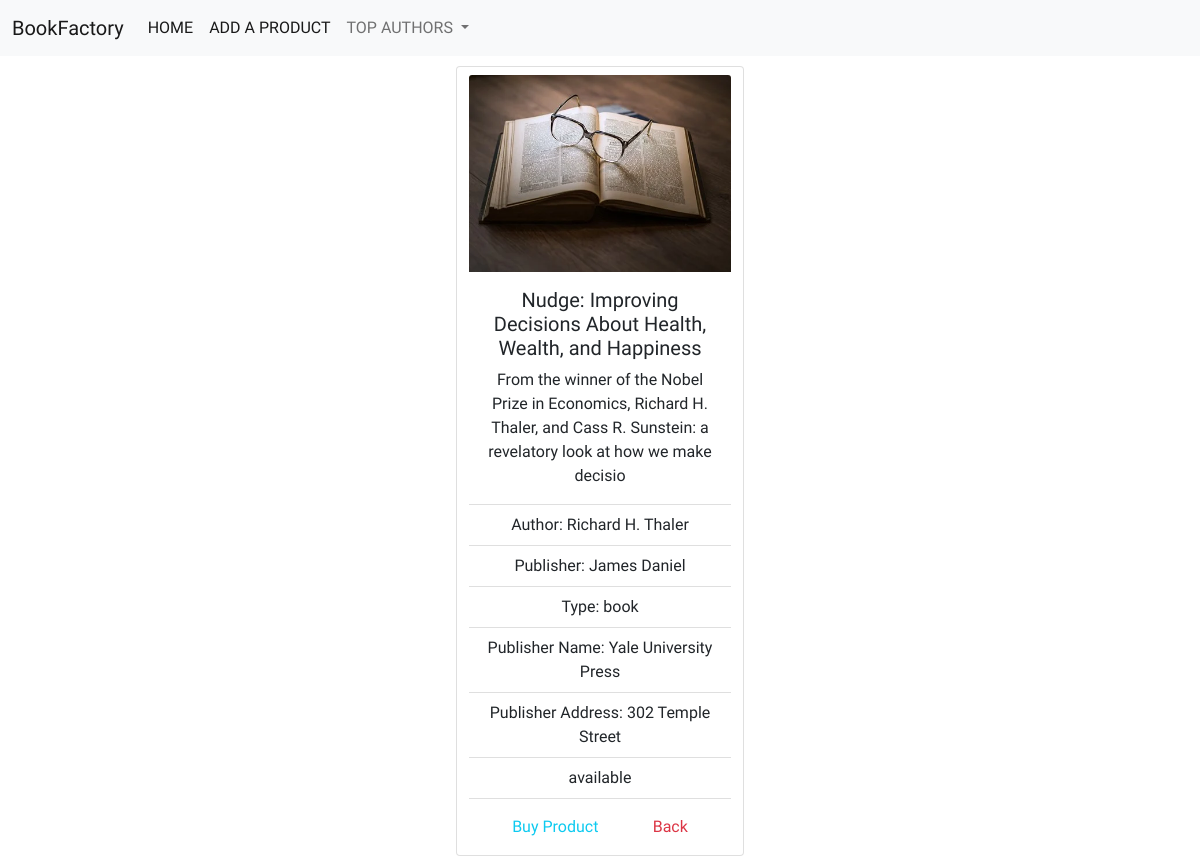
Page /details.php?id=1 on the committed database.
### tables this page shows
CREATE TABLE `data` (
  `id` int(6) NOT NULL,
  `author` varchar(30) NOT NULL,
  `publishDate` varchar(20) DEFAULT NULL,
  `publisher` varchar(40) DEFAULT NULL,
  `type` enum('book','CD','DVD') NOT NULL,
  `status` enum('available','reserved') NOT NULL,
  `authorFirstName` varchar(20) DEFAULT NULL,
  `authorLastName` varchar(20) DEFAULT NULL,
  `publisherName` varchar(30) DEFAULT NULL,
  `publisherAddress` varchar(50) DEFAULT NULL,
  `publisherSize` enum('big','medium','small') DEFAULT NULL,
  `image` varchar(30) DEFAULT NULL,
  `title` varchar(100) DEFAULT NULL,
  `description` varchar(130) DEFAULT NULL,
  `ISBNCode` varchar(15) DEFAULT NULL
);

### details.php (the view, shortened to what this page needs)
<?php
require_once 'actions/DbConnection.php';
if  ($_GET['id']) {
   $id = $_GET['id'];
   $DbData = "SELECT * FROM data WHERE id = {$id}" ;
   $linkedData = $link->query($DbData);
   $detailsQ = $linkedData->fetch_assoc();
   if ($linkedData->num_rows == 1) {
    $title = $detailsQ['title'];
    $author = $detailsQ['author'];
    $publisher = $detailsQ['publisher'];
    $type = $detailsQ['type'];
    $status = $detailsQ['status'];
    $publisherName = $detailsQ['publisherName'];
    $publisherAddress = $detailsQ['publisherAddress'];
    $image = $detailsQ['image'];
    $description = $detailsQ['description'];
   } else {
       header("location: error.php");
   }
} else {
   header( "location: error.php");
}
?>
<!DOCTYPE html>
<html lang= "en">
   <head>
       <?php require_once "compos/navbar.php" ?>
   </head>
   <body>
       <div class="container text-center">
           <div class="row">
           <div class='card pt-2 book' style='width: 18rem;'>
        <img src='Images/<?php echo $image?>' class='card-img-top' alt='...'>
        <div class='card-body'>
          <h5 class='card-title'><?php echo $title?></h5>
          <p class='card-text'><?php echo $description?></p>
        </div>
        <ul class='list-group list-group-flush'>
        <li class='list-group-item'>Author: <?php echo $author?></li>
        <li class='list-group-item'>Publisher: <?php echo $publisher?></li>
        <li class='list-group-item'>Type: <?php echo $type?></li>
        <li class='list-group-item'>Publisher Name: <?php echo $publisherName?></li>
          <li class='list-group-item'>Publisher Address: <?php echo $publisherAddress?></li>
          <li class='list-group-item'><?php echo $status?></li>
        </ul>
        <div class='card-body d-flex justify-content-around'>
          <a href='' class='text-info text-decoration-none '>Buy Product</a>
          <a href='index.php' class='text-danger text-decoration-none'>Back</a>
        </div>
      </div>
           </div>
       </div>
   </body>
</html>

### style.css (style rules this page uses)
* { font-family: 'Luxurious Roman', cursive; }

### details.php (style rules this page uses)
.book { margin: 10px auto; }

### rows in the picture
data: image (picture), title "Nudge: Improving Decisions About Health, Wealth, and Happiness", description "From the winner of the Nobel Prize in Economics, Richard H. Thaler, and Cass R. Sunstein: a revelatory look at how we make decisio", author "Richard H. Thaler", publisher "James Daniel", type "book", publisherName "Yale University Press", publisherAddress "302 Temple Street", status "available"
